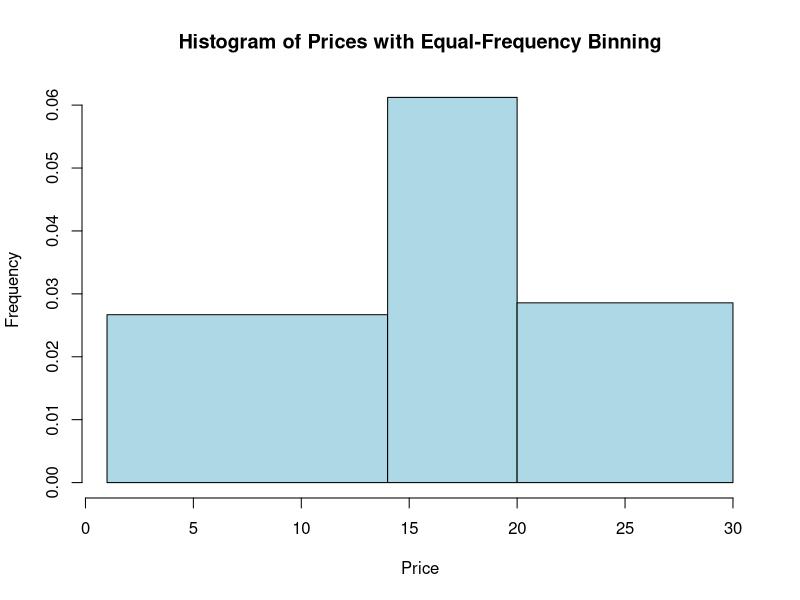

Here is the R script that generated this plot:
prices <- c(1, 1, 5, 5, 5, 5, 5, 8, 8, 10, 10, 10, 10, 12, 14, 14, 14, 15, 15, 15, 15, 15, 15, 18, 18, 18, 18, 18, 20, 20, 20, 20, 20, 20, 20, 21, 21, 21, 21, 25, 25, 25, 25, 25, 28, 28, 30, 30, 30)
bins <- cut(prices, breaks = quantile(prices, probs = seq(0, 1, length.out = 4), na.rm = TRUE), include.lowest = TRUE, labels = FALSE)
bin_means <- tapply(prices, bins, mean)
smoothed_means <- bin_means[bins]
apply_boundary_smoothing <- function(price) {
  bin_boundaries <- quantile(prices, probs = seq(0, 1, length.out = 4), na.rm = TRUE)
  lower <- bin_boundaries[which.min(abs(bin_boundaries - price))]
  upper <- bin_boundaries[which.min(abs(bin_boundaries - price)) + 1]
  if (is.na(upper)) { 
    upper <- max(prices)
  }
  if(abs(price - lower) < abs(upper - price)) {
    return(lower)
  } else {
    return(upper)
  }
}
smoothed_boundaries <- sapply(prices, apply_boundary_smoothing)
hist(prices, breaks = quantile(prices, probs = seq(0, 1, length.out = 4), na.rm = TRUE), col = "lightblue", main = "Histogram of Prices with Equal-Frequency Binning", xlab = "Price", ylab = "Frequency")
